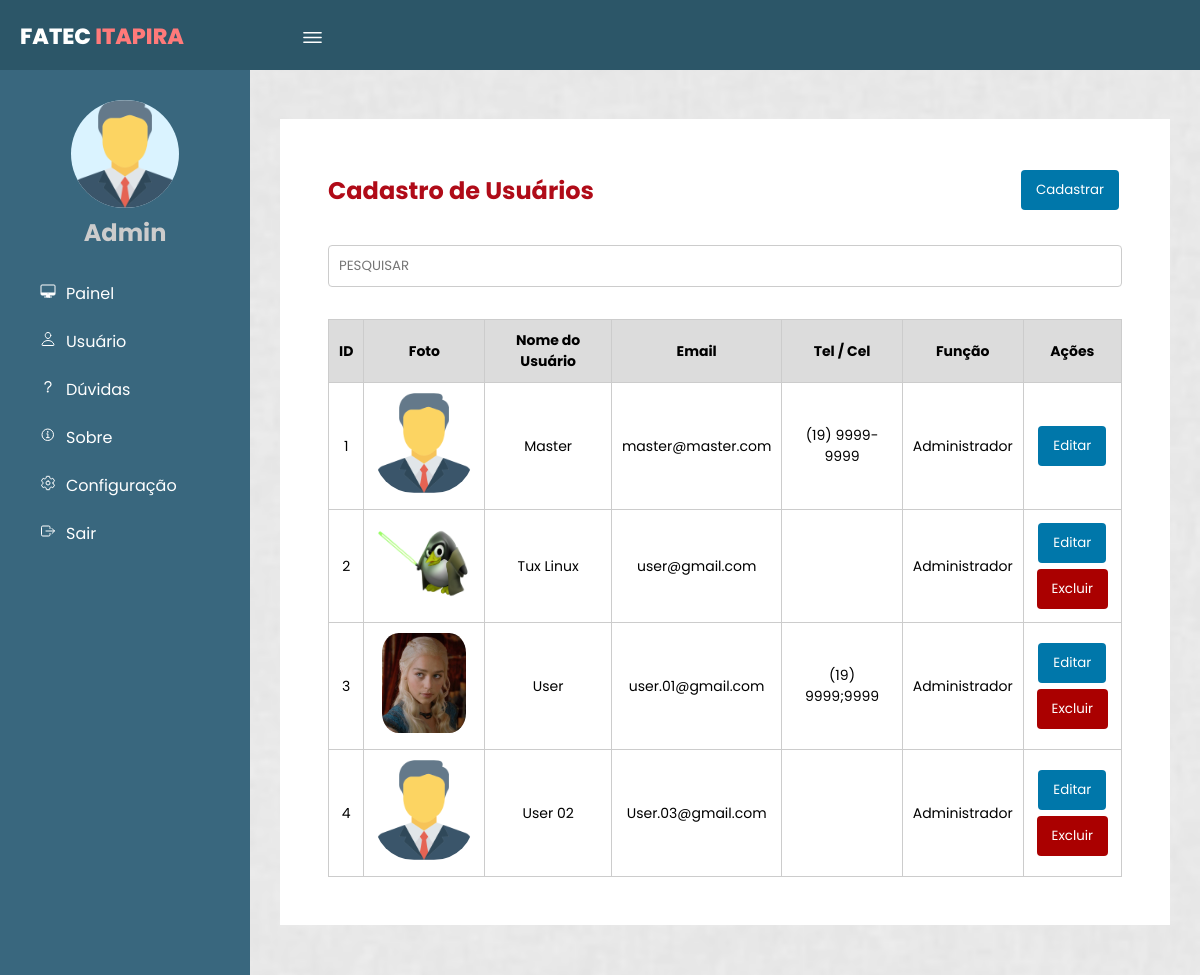
The page /gerenciarUsuario.php (signed in) on the database its author committed.
### tables this page shows
CREATE TABLE `usuarios` (
  `idUsuarios` int(10) UNSIGNED NOT NULL,
  `NomeUsuario` varchar(255) NOT NULL,
  `Email` varchar(50) NOT NULL,
  `Senha` varchar(255) NOT NULL,
  `Tel_Cel` varchar(15) DEFAULT NULL,
  `Funcao` varchar(30) DEFAULT NULL,
  `NivelAcesso` int(11) NOT NULL DEFAULT 1,
  `DataCadastro` date NOT NULL DEFAULT curdate(),
  `DataUltimaAtualizacao` timestamp NOT NULL DEFAULT current_timestamp() ON UPDATE current_timestamp(),
  `FotoPath` varchar(255) DEFAULT NULL
);

### Class/Usuario.php (called while the page is built, shortened)
<?php
class Usuario
{
    private $conn;
    public function __construct($conn)
    {
        $this->conn = $conn;
    }
    public function listarUsuarios()
    {
        try {
            $sql = "SELECT * FROM usuarios";
            $stmt = $this->conn->query($sql);
            if ($stmt) {
                return $stmt->fetchAll(PDO::FETCH_ASSOC);
            } else {
                throw new Exception("Erro ao executar a consulta SQL");
            }
        } catch (Exception $e) {
            error_log("Erro ao listar usuários: " . $e->getMessage());
            return [];
        }
    }
}

### gerenciarUsuario.php (the view, shortened to what this page needs)
<?php
require_once 'Class/Usuario.php';
require_once 'conexao.php';
$usuario = new Usuario($conn);
$usuarios = $usuario->listarUsuarios();
?>
<!DOCTYPE html>
<html lang="pt-br">
<head>
    <link rel="stylesheet" href="css/format.css">
</head>
<body page='lista'>
    <header>
        <label for="check">
            <ion-icon name="menu-outline" id="sidebar_btn"></ion-icon>
        </label>
        <div class="left">
            <h3>Fatec <span>Itapira</span></h3>
        </div>
    </header>
    <div class="sidebar">
        <div class="center">
            <img src="icon/manager_icon_129392.png" class="image" alt="">
            <h2>Admin</h2>
        </div>
        <a href="painelAdmin.php"><ion-icon name="desktop-outline"></ion-icon><span>Painel</span></a>
        <a href="#"><ion-icon name="person-outline"></ion-icon><span>Usuário</span></a>
        <a href="pag_lista_sugestao.html"><ion-icon name="help-outline"></ion-icon><span>Dúvidas</span></a>
        <a href="#"><ion-icon name="information-circle-outline"></ion-icon><span>Sobre</span></a>
        <a href="#"><ion-icon name="settings-outline"></ion-icon><span>Configuração</span></a>
        <a href="login/sairLogin.php"><ion-icon name="exit-outline"></ion-icon><span>Sair</span></a>
    </div>
    <div class="content">
        <div id='listaRegistros'>
            <div class="titulo_ask">
                <h1>Cadastro de Usuários</h1>
                <a href="Views/cadastroUsuario.html"><button>Cadastrar</button></a>
            </div>
            <div style='display: flex;' class="filtro">
                <input style='flex:1' placeholder="PESQUISAR" autofocus id='inputPesquisa' />
            </div>
    <?php if (!empty($usuarios)): ?>
        <table>
            <tr>
                <thead>
                <th>ID</th>
                <th>Foto</th>
                <th>Nome do Usuário</th>
                <th>Email</th>
                <th>Tel / Cel</th>
                <th>Função</th>
                <th>Ações</th>
            </tr>
            <?php foreach ($usuarios as $user): ?>
                <tr>
                    <td><?php echo $user['idUsuarios']; ?></td>
                    <td><?php
                        if (!empty($user['FotoPath'])) {
                            $caminhoImagem = 'uploads/' . basename($user['FotoPath']);
                            echo '<img src="' . $caminhoImagem . '" alt="Foto do Usuário" style="max-width: 100px; max-height: 100px; border-radius: 20%;">';
                        } else {
                            echo '<img src="uploads/manager_icon_129392.png" alt="Imagem Padrão" style="max-width: 100px; max-height: 100px; border-radius: 40%;">';
                        }
                        ?>
                    </td>
                    <td><?php echo $user['NomeUsuario']; ?></td>
                    <td><?php echo $user['Email']; ?></td>
                    <td><?php echo $user['Tel_Cel']; ?></td>
                    <td><?php echo $user['Funcao']; ?></td>
                    <td>
                        <a href="Views/editarUsuario.php?id=<?php echo $user['idUsuarios']; ?>"><button>Editar</button></a>
                        <form method="post" action="Controllers/excluir_usuario.php">
                            <button style="background-color: #a00;" type="submit" <?php echo ($user['NivelAcesso'] == 0) ? 'hidden' : ''; ?>
                            onclick="return confirm('Tem certeza que deseja excluir este usuário?')">Excluir</button>
                        </form>
                    </td>
                </tr>
            <?php endforeach; ?>
        </table>
    <?php else: ?>
        <p>Nenhum usuário cadastrado.</p>
    <?php endif; ?>
        </div>
    </div>
</body>
</html>

### css/format.css (style rules this page uses)
* { margin: 0; padding: 0; font-family: 'Poppins', sans-serif; }
body { background-color: #e9e9e9; }
header { position: fixed; background: #2c5668; padding: 20px; width: 100%; height: 30px; z-index: 5; }
.left h3 { color: #fff; margin: 0; text-transform: uppercase; font-size: 22px; font-weight: 800; }
.left span { color: #ff7a7a; }
.sidebar { position: fixed; width: 250px; height: 100%; margin-top: 70px; padding-top: 30px; left: 0; background: #39677e; transition: 0.5s; transition-property: left; -webkit-transition: 0.5s; -moz-transition: 0.5s; -ms-transition: 0.5s; -o-transition: 0.5s; }
.sidebar .image { width: 108px; height: 108px; border-radius: 100px; -webkit-border-radius: 100px; -moz-border-radius: 100px; -ms-border-radius: 100px; -o-border-radius: 100px; background-color: #daf3ff; }
.sidebar h2 { color: #ccc; margin-top: 0; margin-bottom: 20px; }
.sidebar a { color: #fff; display: block; width: 100%; line-height: 48px; text-decoration: none; padding-left: 40px; box-sizing: border-box; transition: 0.5s; transition-property:background ; }
.sidebar .center { text-align: center; }
.sidebar ion-icon { padding-right: 10px; }
label #sidebar_btn { z-index: 1; position: fixed; left: 300px; color: #fff; font-size: 25px; margin: 5px 0; cursor: pointer; transition: 0.5s; transition-property:color ; }
.content { background: url(../img/bg.png) no-repeat; background-size: cover; background-position: center; transition: 0.5s; position: relative; margin-left: 250px; top: 69px; z-index: 1; overflow: hidden; }
div#listaRegistros { background: white; padding: 3rem; margin: 50px 30px; }
#listaRegistros { display: none; }
body[page=lista] #listaRegistros { display: block; }
a { text-decoration: none; }
#listaRegistros .filtro { margin: 4vh auto; }
table { width: 100%; border-collapse: collapse; }
thead { background: gainsboro; }
table th, table td { text-align: center; font-size: 14px; padding: 10px; border: solid 1px #ccc; }
button { border: none; border-radius: 4px; cursor: pointer; background-color: #07a; color: #fff; margin: 3px; padding: 10px 15px; -webkit-border-radius: 4px; -moz-border-radius: 4px; -ms-border-radius: 4px; -o-border-radius: 4px; }
input { border: solid 1px #ccc; border-radius: 4px; padding: 10px; }
.titulo_ask { display: flex; justify-content: space-between; align-items: center; }
.titulo_ask h1 { color: #B00B18; font-size: 24px; }

### rows shown on the page
usuarios: idUsuarios "1", NomeUsuario "Master", Email "master@master.com", Tel_Cel "(19) 9999-9999", Funcao "Administrador"
usuarios: idUsuarios "2", FotoPath (picture), NomeUsuario "Tux Linux", Email "user@gmail.com", Funcao "Administrador"
usuarios: idUsuarios "3", FotoPath (picture), NomeUsuario "User", Email "user.01@gmail.com", Tel_Cel "(19) 9999;9999", Funcao "Administrador"
usuarios: idUsuarios "4", NomeUsuario "User 02", Email "User.03@gmail.com", Funcao "Administrador"
